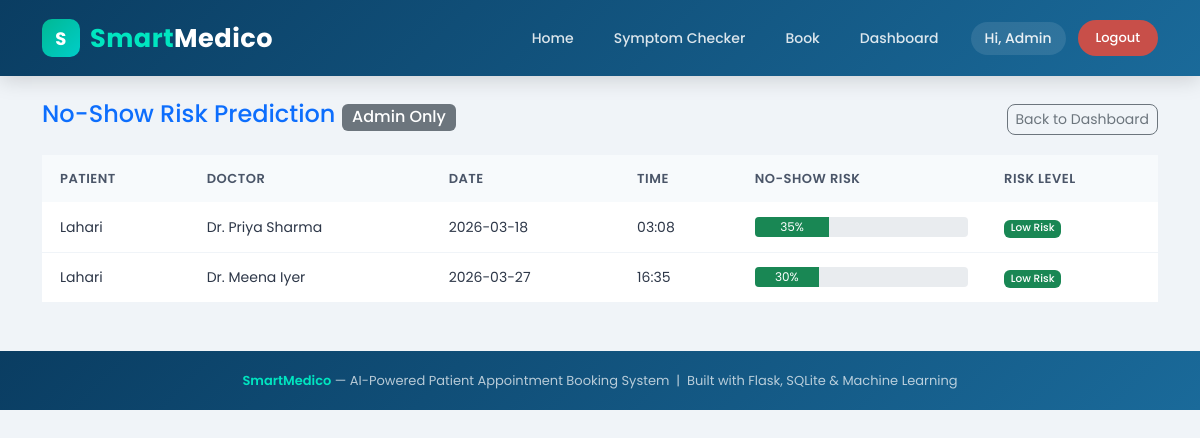
The page /admin/noshow (signed in) on the database its author committed.
### tables this page shows
CREATE TABLE users (
        id INTEGER PRIMARY KEY AUTOINCREMENT,
        name TEXT NOT NULL,
        email TEXT UNIQUE NOT NULL,
        password TEXT NOT NULL,
        role TEXT DEFAULT 'patient',
        created_at DATETIME DEFAULT CURRENT_TIMESTAMP
    );

CREATE TABLE doctors (
        id INTEGER PRIMARY KEY AUTOINCREMENT,
        name TEXT NOT NULL,
        specialty TEXT,
        available_days TEXT,
        available_time TEXT
    );

CREATE TABLE appointments (
        id INTEGER PRIMARY KEY AUTOINCREMENT,
        user_id INTEGER,
        doctor_id INTEGER,
        appointment_date TEXT NOT NULL,
        appointment_time TEXT NOT NULL,
        reason TEXT,
        status TEXT DEFAULT 'pending',
        created_at DATETIME DEFAULT CURRENT_TIMESTAMP,
        FOREIGN KEY (user_id) REFERENCES users(id),
        FOREIGN KEY (doctor_id) REFERENCES doctors(id)
    );

### app.py (the view)
@app.route('/admin/noshow')
def noshow():
    if 'user_id' not in session or session.get('role') != 'admin':
        flash('Admin access only!', 'danger')
        return redirect(url_for('index'))
    conn = get_db()
    cur  = conn.cursor()
    cur.execute("""SELECT a.*, u.name as patient_name, d.name as doctor_name
                   FROM appointments a
                   JOIN users u ON a.user_id=u.id
                   JOIN doctors d ON a.doctor_id=d.id
                   WHERE a.status='pending'""")
    appointments = cur.fetchall()
    conn.close()
    results = []
    today = date.today().strftime('%Y-%m-%d')
    for appt in appointments:
        risk = predict_noshow(appt['appointment_date'], today, appt['appointment_time'])
        results.append({'appt': appt, 'risk': risk})
    return render_template('noshow.html', results=results)

### app.py (called while the page is built)
def get_db():
    conn = sqlite3.connect(DATABASE)
    conn.row_factory = sqlite3.Row
    return conn

### ml_model.py (called while the page is built)
def predict_noshow(appointment_date, booking_date, appointment_time):
    try:
        appt        = datetime.strptime(str(appointment_date), '%Y-%m-%d')
        book        = datetime.strptime(str(booking_date), '%Y-%m-%d')
        lead_days   = (appt - book).days
        day_of_week = appt.weekday()
        hour        = int(str(appointment_time).split(':')[0])
        risk = 20
        if lead_days > 7:  risk += 30
        if lead_days > 14: risk += 20
        if day_of_week == 0: risk += 10
        if day_of_week == 4: risk += 10
        if hour < 9 or hour > 16: risk += 15
        return min(risk, 95)
    except:
        return 50

### templates/noshow.html (shortened to what this page needs)
{% extends 'base.html' %}
{% block content %}
<div class="d-flex justify-content-between align-items-center mb-3">
  <h4 class="text-primary">No-Show Risk Prediction <span class="badge bg-secondary fs-6">Admin Only</span></h4>
  <a href="/dashboard" class="btn btn-outline-secondary btn-sm">Back to Dashboard</a>
</div>
<div class="table-responsive">
  <table class="table table-hover align-middle">
    <thead class="table-primary">
      <tr>
        <th>Patient</th>
        <th>Doctor</th>
        <th>Date</th>
        <th>Time</th>
        <th>No-Show Risk</th>
        <th>Risk Level</th>
      </tr>
    </thead>
    <tbody>
      {% for r in results %}
      <tr>
        <td>{{ r.appt['patient_name'] }}</td>
        <td>{{ r.appt['doctor_name'] }}</td>
        <td>{{ r.appt['appointment_date'] }}</td>
        <td>{{ r.appt['appointment_time'] }}</td>
        <td>
          <div class="progress" style="height: 20px; min-width: 120px;">
            <div class="progress-bar
              {% if r.risk >= 70 %}bg-danger
              {% elif r.risk >= 40 %}bg-warning
              {% else %}bg-success{% endif %}"
              style="width: {{ r.risk }}%">
              {{ r.risk }}%
            </div>
          </div>
        </td>
        <td>
          {% if r.risk >= 70 %}
            <span class="badge bg-danger">High Risk</span>
          {% elif r.risk >= 40 %}
            <span class="badge bg-warning text-dark">Medium Risk</span>
          {% else %}
            <span class="badge bg-success">Low Risk</span>
          {% endif %}
        </td>
      </tr>
      {% endfor %}
    </tbody>
  </table>
</div>
{% endblock %}

### static/css/style.css (style rules this page uses)
* { margin: 0; padding: 0; box-sizing: border-box; }
body { font-family: 'Poppins', sans-serif; background-color: #f0f4f8; color: #2d3748; }
.table { margin: 0; }
.table thead th { background: #f7fafc; color: #4a5568; font-size: 13px; font-weight: 600; text-transform: uppercase; letter-spacing: 0.5px; padding: 14px 18px; border: none; }
.table tbody td { padding: 14px 18px; font-size: 14px; color: #2d3748; vertical-align: middle; border-color: #f0f4f8; }
.btn { border-radius: 8px; font-family: 'Poppins', sans-serif; }
.progress { border-radius: 4px; }
.badge { font-weight: 500; }

### rows shown on the page
users: appt.patient_name "Lahari" "Lahari"
doctors: appt.doctor_name "Dr. Priya Sharma"
appointments: appt.appointment_date "2026-03-18", appt.appointment_time "03:08"
doctors: appt.doctor_name "Dr. Meena Iyer"
appointments: appt.appointment_date "2026-03-27", appt.appointment_time "16:35"

### other values the page prints
{{ session.user_name }} "Admin"
{{ r.risk }} "35" "30"
